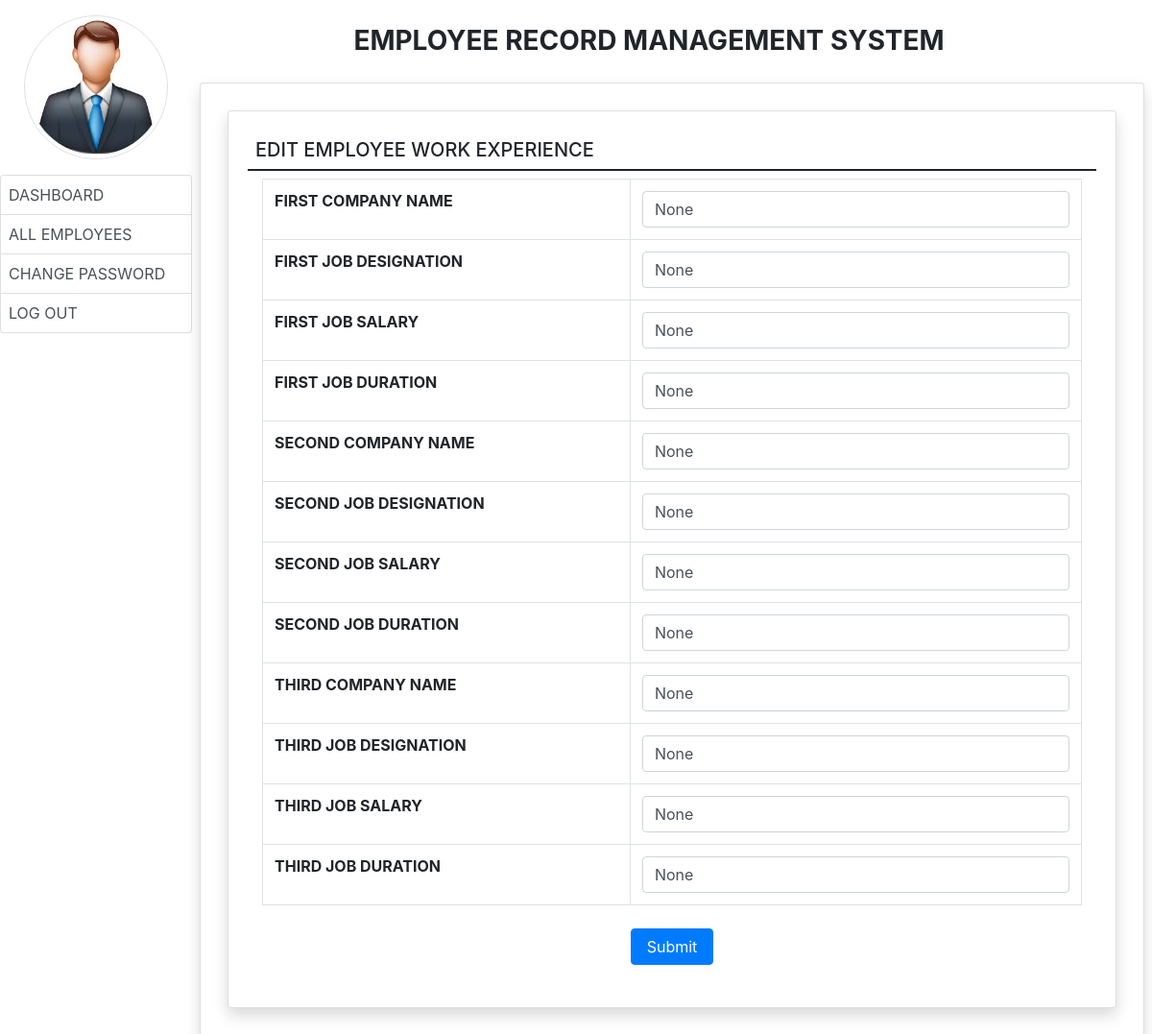
The app's page /edit_experience/29 (signed in) with its own data.
### employee/models.py (models this page shows, shortened)
class EmployeeExperience(models.Model):
    user=models.ForeignKey(User,on_delete=models.CASCADE)
    company1name = models.CharField(max_length=100,null=True)
    company1desig = models.CharField(max_length=100,null=True)
    company1salary = models.CharField(max_length=100,null=True)
    company1duration = models.CharField(max_length=100,null=True)
    company2name = models.CharField(max_length=100, null=True)
    company2desig = models.CharField(max_length=100, null=True)
    company2salary = models.CharField(max_length=100, null=True)
    company2duration = models.CharField(max_length=100, null=True)
    company3name = models.CharField(max_length=100, null=True)
    company3desig = models.CharField(max_length=100, null=True)
    company3salary = models.CharField(max_length=100, null=True)
    company3duration = models.CharField(max_length=100, null=True)

### employee/views.py (the view, shortened to what this page needs)
# urls.py: path('edit_experience/<int:pid>', edit_experience, name='edit_experience'),
def edit_experience(request,pid):
    if not request.user.is_authenticated:
        return redirect('emp_login')
    error=""
    user=User.objects.get(id=pid)
    experience=EmployeeExperience.objects.get(user=user)
    return render(request,'edit_experience.html',locals())

### employee/templates/edit_experience.html (shortened to what this page needs)
{% extends 'admin_base.html' %}
{% block main %}
<div class="card shadow m-2">
    <div class="card-body">
        <h5 class="p-2" style="border-bottom: 2px solid">EDIT EMPLOYEE WORK EXPERIENCE</h5>
        <div class="container-fluid">
            <form method="post">
                   <table class="table table-bordered">
                       <tr>
                           <th>FIRST COMPANY NAME</th>
                           <td><input type="text" name="company1name"  class="form-control" value="{{experience.company1name}}"></td>
                       </tr>
                       <tr>
                           <th>FIRST JOB DESIGNATION</th>
                           <td><input type="text" name="company1desig"  class="form-control" value="{{experience.company1desig}}"></td>
                       </tr>
                       <tr>
                           <th>FIRST JOB SALARY</th>
                           <td><input type="text" name="company1salary"  class="form-control" value="{{experience.company1salary}}"></td>
                       </tr>
                       <tr>
                           <th>FIRST JOB DURATION</th>
                           <td><input type="text" name="company1duration"  class="form-control" value="{{experience.company1duration}}"></td>
                       </tr>
                       <tr>
                           <th>SECOND COMPANY NAME</th>
                           <td><input type="text" name="company2name"  class="form-control" value="{{experience.company2name}}"></td>
                       </tr>
                       <tr>
                           <th>SECOND JOB DESIGNATION</th>
                           <td><input type="text" name="company2desig"  class="form-control" value="{{experience.company2desig}}"></td>
                       </tr>
                       <tr>
                           <th>SECOND JOB SALARY</th>
                           <td><input type="text" name="company2salary"  class="form-control" value="{{experience.company2salary}}"></td>
                       </tr>
                       <tr>
                           <th>SECOND JOB DURATION</th>
                           <td><input type="text" name="company2duration"  class="form-control" value="{{experience.company2duration}}"></td>
                       </tr>
                       <tr>
                           <th>THIRD COMPANY NAME</th>
                           <td><input type="text" name="company3name"  class="form-control" value="{{experience.company3name}}"></td>
                       </tr>
                       <tr>
                           <th>THIRD JOB DESIGNATION</th>
                           <td><input type="text" name="company3desig"  class="form-control" value="{{experience.company3desig}}"></td>
                       </tr>
                       <tr>
                           <th>THIRD JOB SALARY</th>
                           <td><input type="text" name="company3salary"  class="form-control" value="{{experience.company3salary}}"></td>
                       </tr>
                       <tr>
                           <th>THIRD JOB DURATION</th>
                           <td><input type="text" name="company3duration"  class="form-control" value="{{experience.company3duration}}"></td>
                       </tr>
                   </table>
                <center><input type="submit" value="Submit" class="btn btn-primary m-2 px-3"></center>
                </form>
        </div>
    </div>
</div>
{% endblock %}

### records on screen
EmployeeExperience: company1name "None", company1desig "None", company1salary "None", company1duration "None", company2name "None", company2desig "None", company2salary "None", company2duration "None", company3name "None", company3desig "None", company3salary "None", company3duration "None"
